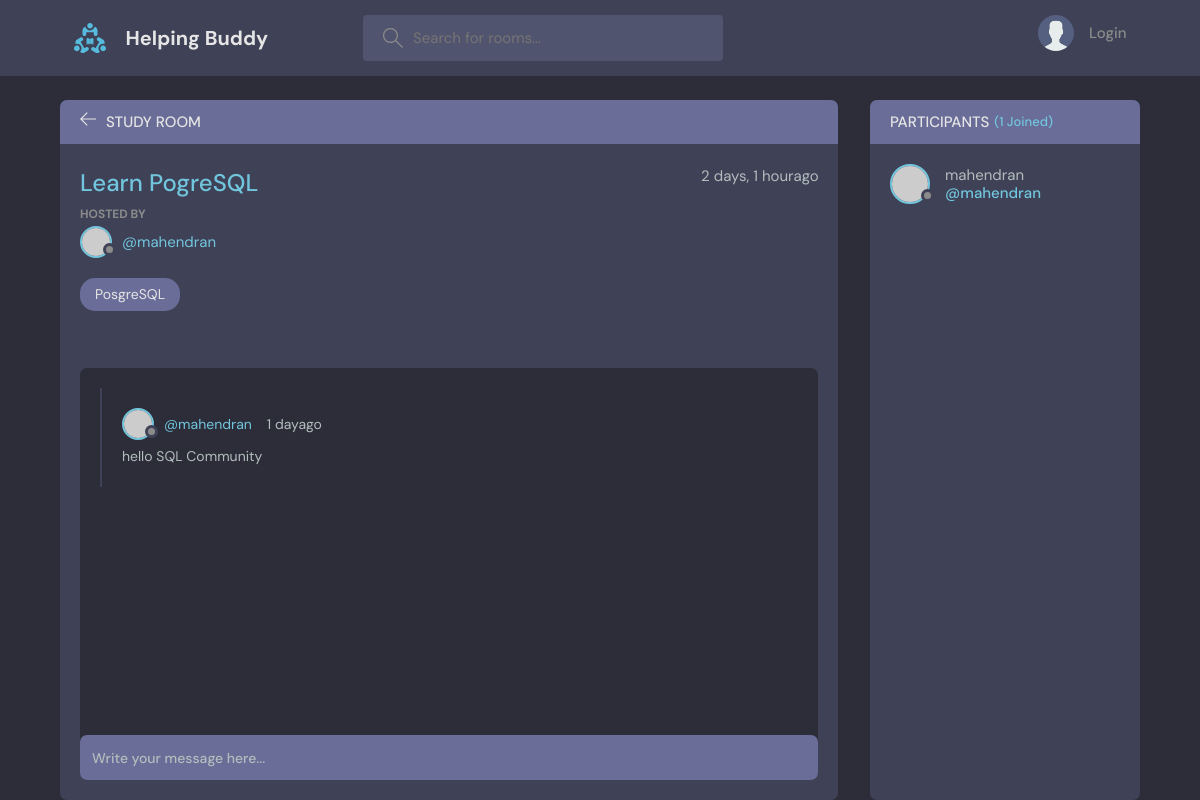
The app's page /room/7/, older data.
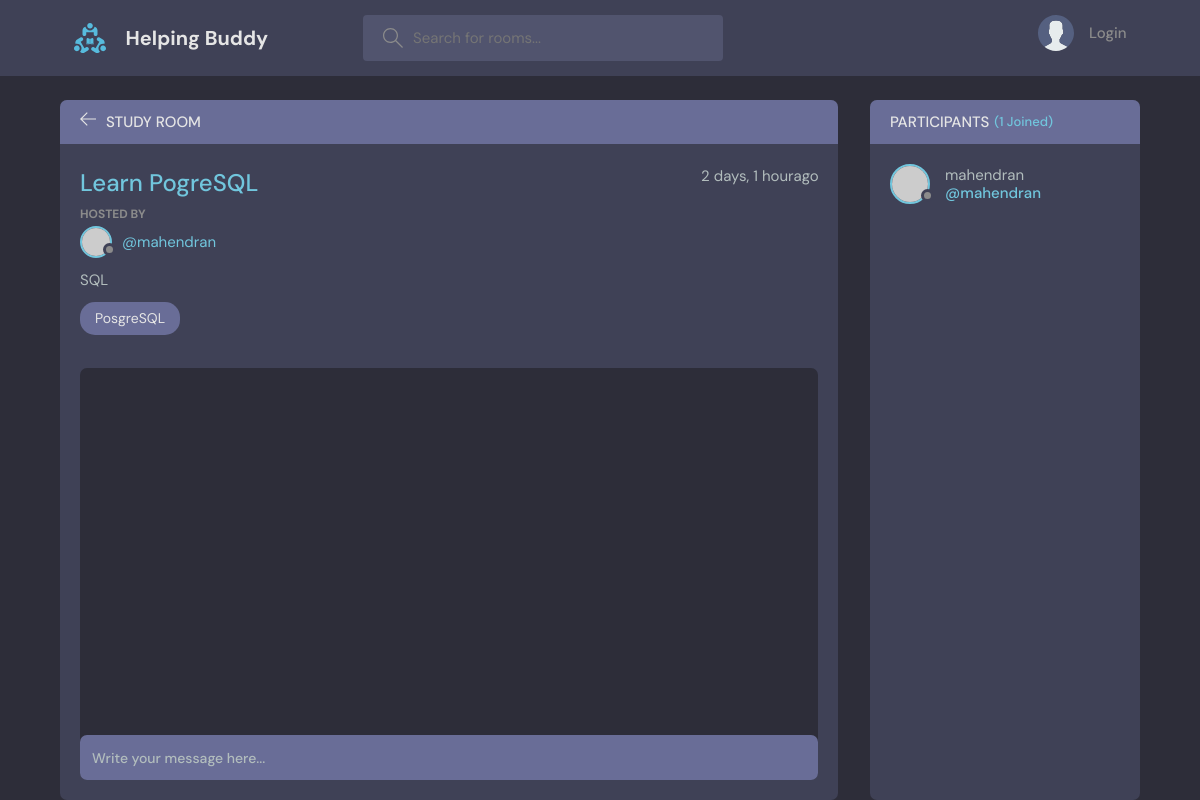
The same page, newer data.
### base/models.py (models this page shows, shortened)
class Message(models.Model):
    user = models.ForeignKey(User, on_delete = models.SET_NULL, null = True)
    room = models.ForeignKey(Room, on_delete = models.SET_NULL, null = True)
    body = models.TextField()
    updated = models.DateTimeField(auto_now = True) #take snapshot of time when modified
    created = models.DateTimeField(auto_now_add = True) #take snapshot of time when created
    class Meta:
        ordering = ['-updated','-created']

class Room(models.Model):
    host = models.ForeignKey(User, on_delete = models.SET_NULL, null = True)
    topic = models.ForeignKey(Topic, on_delete = models.SET_NULL, null = True)
    name = models.CharField(max_length = 200)
    description = models.TextField(null = True, blank = True)
    participants = models.ManyToManyField(User, related_name='paricipants', blank=True)
    updated = models.DateTimeField(auto_now = True) #take snapshot of time when modified
    created = models.DateTimeField(auto_now_add = True) #take snapshot of time when created
    class Meta:
        ordering = ['-updated','-created']

class Topic(models.Model):
    name = models.CharField(max_length = 200)
    def __str__(self):
        return self.name

### base/views.py (the view, shortened to what this page needs)
# urls.py: path('room/<str:pk>/', views.room, name = 'room'),
def room(request, pk):
    room = Room.objects.get(id=pk)
    comments = room.message_set.all()
    participants = room.participants.all()
    context = {'room': room, 'comments':comments, "participants":participants}
    return render(request, 'base/room.html', context)

### base/templates/base/room.html (shortened to what this page needs)
{% extends 'main.html' %}
{% block content %}
<main class="profile-page layout layout--2">
  <div class="container">
    <div class="room">
      <div class="room__top">
        <div class="room__topLeft">
          <a href="{% url 'home' %}">
            <svg version="1.1" xmlns="http://www.w3.org/2000/svg" width="32" height="32" viewBox="0 0 32 32">
              <title>arrow-left</title>
              <path
                d="M13.723 2.286l-13.723 13.714 13.719 13.714 1.616-1.611-10.96-10.96h27.625v-2.286h-27.625l10.965-10.965-1.616-1.607z">
              </path>
            </svg>
          </a>
          <h3>Study Room</h3>
        </div>
      </div>
      <div class="room__box scroll">
        <div class="room__header scroll">
          <div class="room__info">
            <h3>{{room.name}}</h3>
            <span>{{room.created|timesince}}ago</span>
          </div>
          <div class="room__hosted">
            <p>Hosted By</p>
            <a href="{% url 'user-profile' room.host.id %}" class="room__author">
              <div class="avatar avatar--small">
                <img src="https://randomuser.me/api/portraits/men/37.jpg" />
              </div>
              <span>@{{room.host}}</span>
            </a>
          </div>
          <div class="room__details">
            {{room.description}}
          </div>
          <span class="room__topics">{{room.topic}}</span>
        </div>
        <div class="room__conversation">
          <div class="threads scroll">
            {% for comment in comments %}
            <div class="thread">
              <div class="thread__top">
                <div class="thread__author">
                  <a href="{% url 'user-profile' comment.user.id%}" class="thread__authorInfo">
                    <div class="avatar avatar--small">
                      <img src="https://randomuser.me/api/portraits/men/37.jpg" />
                    </div>
                    <span>@{{comment.user.username}}</span>
                  </a>
                  <span class="thread__date">{{comment.created|timesince}}ago</span>
                </div>
              </div>
              <div class="thread__details">
                {{comment.body}}
              </div>
            </div>
            {% endfor %}
          </div>
        </div>
      </div>
      <div class="room__message">
        <form action="" method="POST">
          <input name="body" placeholder="Write your message here..." />
        </form>
      </div>
    </div>
    <div class="participants">
      <h3 class="participants__top">Participants <span>({{participants.count}} Joined)</span></h3>
      <div class="participants__list scroll">
        {% for participant in participants %}
        <a href="{% url 'user-profile' participant.id%}" class="participant">
          <div class="avatar avatar--medium">
            <img src="https://randomuser.me/api/portraits/men/37.jpg" />
          </div>
          <p>
            {{participant.username}}
            <span>@{{participant.username}}</span>
          </p>
        </a>
        {% endfor %}
      </div>
    </div>
  </div>
</main>
{% endblock %}

Row changes from the older to the newer data that the page shows:
removed Message: user.username "mahendran", created "1 day", body "hello SQL Community"
changed Room "Learn PogreSQL": description (not shown) → "SQL"
